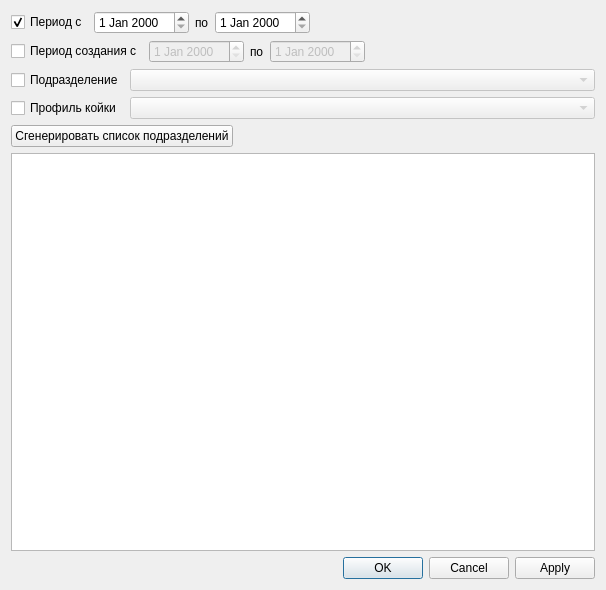
<?xml version="1.0" encoding="UTF-8"?>
<ui version="4.0">
 <class>PlanningHospitalBedProfileDialog</class>
 <widget class="QDialog" name="PlanningHospitalBedProfileDialog">
  <property name="geometry">
   <rect>
    <x>0</x>
    <y>0</y>
    <width>606</width>
    <height>590</height>
   </rect>
  </property>
  <property name="windowTitle">
   <string>Планирование загруженности коечного фонда</string>
  </property>
  <layout class="QGridLayout" name="gridLayout">
   <item row="3" column="0">
    <widget class="QCheckBox" name="chkProfileBed">
     <property name="text">
      <string>Профиль койки</string>
     </property>
    </widget>
   </item>
   <item row="2" column="0">
    <widget class="QCheckBox" name="chkOrgStructure">
     <property name="text">
      <string>Подразделение</string>
     </property>
    </widget>
   </item>
   <item row="6" column="2">
    <spacer name="horizontalSpacer_2">
     <property name="orientation">
      <enum>Qt::Horizontal</enum>
     </property>
     <property name="sizeHint" stdset="0">
      <size>
       <width>40</width>
       <height>20</height>
      </size>
     </property>
    </spacer>
   </item>
   <item row="4" column="0" colspan="2">
    <widget class="QPushButton" name="btnFill">
     <property name="text">
      <string>Сгенерировать список подразделений</string>
     </property>
    </widget>
   </item>
   <item row="6" column="3">
    <widget class="QDialogButtonBox" name="buttonBox">
     <property name="orientation">
      <enum>Qt::Horizontal</enum>
     </property>
     <property name="standardButtons">
      <set>QDialogButtonBox::Apply|QDialogButtonBox::Cancel|QDialogButtonBox::Ok</set>
     </property>
    </widget>
   </item>
   <item row="2" column="1" colspan="3">
    <widget class="COrgStructureHospitalBedsComboBox" name="cmbOrgStructure">
     <property name="enabled">
      <bool>false</bool>
     </property>
    </widget>
   </item>
   <item row="3" column="1" colspan="3">
    <widget class="CRBComboBox" name="cmbHospitalBedProfile">
     <property name="enabled">
      <bool>false</bool>
     </property>
    </widget>
   </item>
   <item row="5" column="0" colspan="4">
    <widget class="CInDocTableView" name="tblItems"/>
   </item>
   <item row="0" column="0" colspan="4">
    <layout class="QHBoxLayout" name="horizontalLayout">
     <item>
      <widget class="QCheckBox" name="chkDate">
       <property name="text">
        <string>Период с</string>
       </property>
       <property name="checked">
        <bool>true</bool>
       </property>
      </widget>
     </item>
     <item>
      <widget class="CDateEdit" name="edtBegDate"/>
     </item>
     <item>
      <widget class="QLabel" name="label_2">
       <property name="text">
        <string>по</string>
       </property>
      </widget>
     </item>
     <item>
      <widget class="CDateEdit" name="edtEndDate"/>
     </item>
     <item>
      <spacer name="horizontalSpacer">
       <property name="orientation">
        <enum>Qt::Horizontal</enum>
       </property>
       <property name="sizeHint" stdset="0">
        <size>
         <width>40</width>
         <height>20</height>
        </size>
       </property>
      </spacer>
     </item>
    </layout>
   </item>
   <item row="1" column="0" colspan="4">
    <layout class="QHBoxLayout" name="horizontalLayout_2">
     <item>
      <widget class="QCheckBox" name="chkDateCreate">
       <property name="text">
        <string>Период создания с</string>
       </property>
      </widget>
     </item>
     <item>
      <widget class="CDateEdit" name="edtBegDateCreate">
       <property name="enabled">
        <bool>false</bool>
       </property>
      </widget>
     </item>
     <item>
      <widget class="QLabel" name="lblCreateEnd">
       <property name="text">
        <string>по</string>
       </property>
      </widget>
     </item>
     <item>
      <widget class="CDateEdit" name="edtEndDateCreate">
       <property name="enabled">
        <bool>false</bool>
       </property>
      </widget>
     </item>
     <item>
      <spacer name="horizontalSpacer_3">
       <property name="orientation">
        <enum>Qt::Horizontal</enum>
       </property>
       <property name="sizeHint" stdset="0">
        <size>
         <width>40</width>
         <height>20</height>
        </size>
       </property>
      </spacer>
     </item>
    </layout>
   </item>
  </layout>
 </widget>
 <customwidgets>
  <customwidget>
   <class>CRBComboBox</class>
   <extends>QComboBox</extends>
   <header>library/crbcombobox.h</header>
  </customwidget>
  <customwidget>
   <class>CDateEdit</class>
   <extends>QDateEdit</extends>
   <header>library/DateEdit.h</header>
  </customwidget>
  <customwidget>
   <class>CInDocTableView</class>
   <extends>QTableView</extends>
   <header location="global">library/InDocTable.h</header>
  </customwidget>
  <customwidget>
   <class>COrgStructureHospitalBedsComboBox</class>
   <extends>QComboBox</extends>
   <header>OrgStructComboBoxes.h</header>
  </customwidget>
 </customwidgets>
 <tabstops>
  <tabstop>chkDate</tabstop>
  <tabstop>chkOrgStructure</tabstop>
  <tabstop>cmbOrgStructure</tabstop>
  <tabstop>chkProfileBed</tabstop>
  <tabstop>cmbHospitalBedProfile</tabstop>
  <tabstop>tblItems</tabstop>
 </tabstops>
 <resources/>
 <connections>
  <connection>
   <sender>buttonBox</sender>
   <signal>accepted()</signal>
   <receiver>PlanningHospitalBedProfileDialog</receiver>
   <slot>accept()</slot>
   <hints>
    <hint type="sourcelabel">
     <x>604</x>
     <y>596</y>
    </hint>
    <hint type="destinationlabel">
     <x>157</x>
     <y>274</y>
    </hint>
   </hints>
  </connection>
  <connection>
   <sender>buttonBox</sender>
   <signal>rejected()</signal>
   <receiver>PlanningHospitalBedProfileDialog</receiver>
   <slot>reject()</slot>
   <hints>
    <hint type="sourcelabel">
     <x>604</x>
     <y>596</y>
    </hint>
    <hint type="destinationlabel">
     <x>286</x>
     <y>274</y>
    </hint>
   </hints>
  </connection>
 </connections>
</ui>
